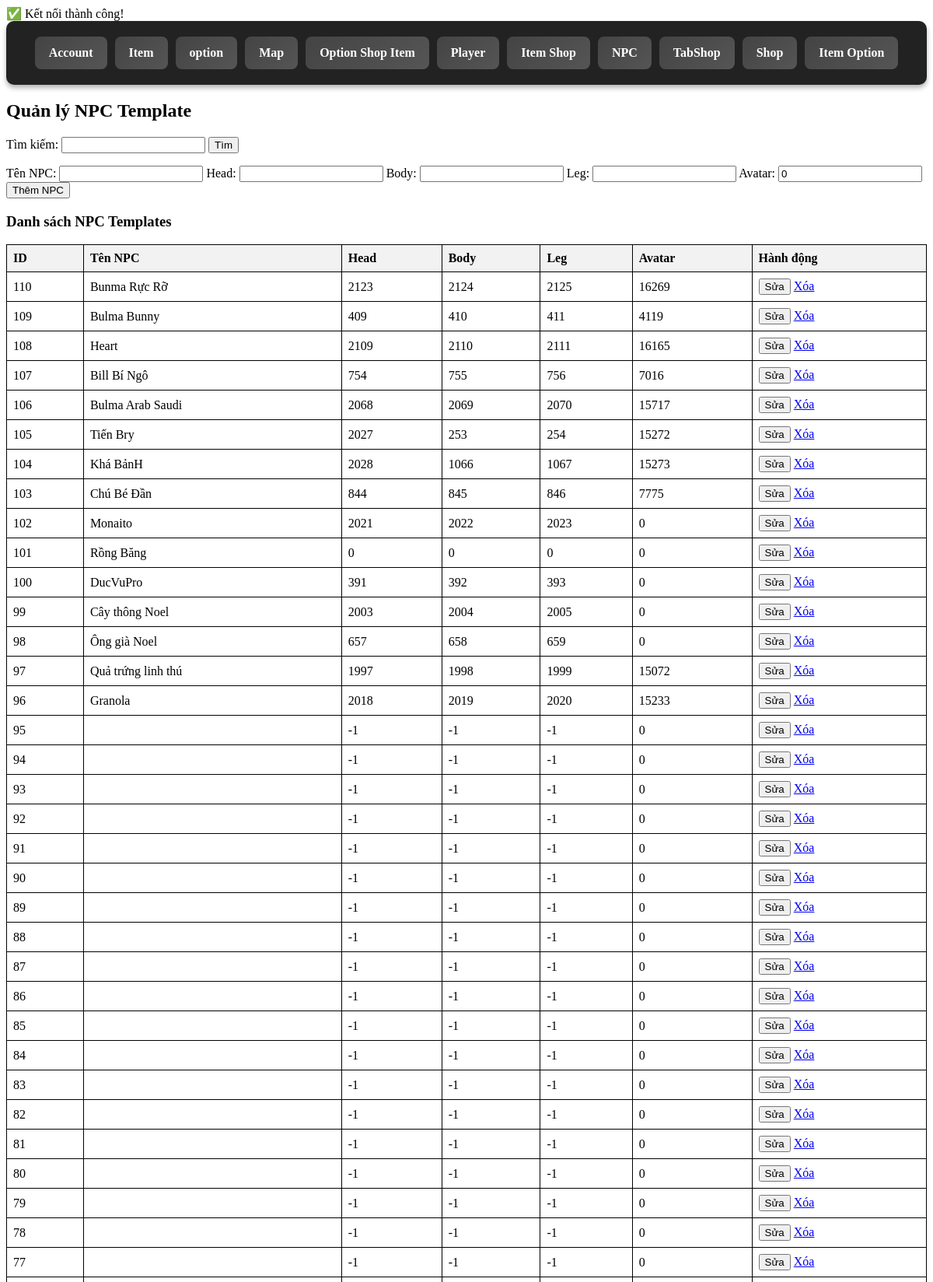
Page /vip/npc.php (upper part) on the committed database.
### tables this page shows
CREATE TABLE `npc_template` (
  `id` int(11) NOT NULL,
  `NAME` varchar(50) NOT NULL,
  `head` int(11) NOT NULL,
  `body` int(11) NOT NULL,
  `leg` int(11) NOT NULL,
  `avatar` int(11) DEFAULT 0
);

### vip/npc.php (the view, shortened to what this page needs)
<?php
require_once "db_connect.php";
include_once "menu.php";
$search = isset($_GET['search']) ? trim($_GET['search']) : '';
if ($search) {
    $stmt = $conn->prepare("SELECT * FROM npc_template WHERE id LIKE ? OR NAME LIKE ? ORDER BY id DESC");
    $stmt->execute(["%$search%", "%$search%"]);
    $npcs = $stmt->fetchAll(PDO::FETCH_ASSOC);
} else {
    $npcs = $conn->query("SELECT * FROM npc_template ORDER BY id DESC")->fetchAll(PDO::FETCH_ASSOC);
}
?>
<!DOCTYPE html>
<html lang="vi">
<head>
</head>
<body>
    <h2>Quản lý NPC Template</h2>
    <form method="GET">
        <label>Tìm kiếm: <input type="text" name="search" value="<?= isset($_GET['search']) ? htmlspecialchars($_GET['search']) : '' ?>"></label>
        <button type="submit">Tìm</button>
    </form>
    <form method="POST">
        <label>Tên NPC: <input type="text" name="name" id="name" required></label>
        <label>Head: <input type="number" name="head" id="head" required></label>
        <label>Body: <input type="number" name="body" id="body" required></label>
        <label>Leg: <input type="number" name="leg" id="leg" required></label>
        <label>Avatar: <input type="number" name="avatar" id="avatar" value="0"></label>
        <button type="submit" name="add">Thêm NPC</button>
    </form>
    <h3>Danh sách NPC Templates</h3>
    <table>
        <tr>
            <th>ID</th>
            <th>Tên NPC</th>
            <th>Head</th>
            <th>Body</th>
            <th>Leg</th>
            <th>Avatar</th>
            <th>Hành động</th>
        </tr>
        <?php foreach ($npcs as $npc): ?>
            <tr>
                <td><?= $npc['id'] ?></td>
                <td><?= $npc['NAME'] ?></td>
                <td><?= $npc['head'] ?></td>
                <td><?= $npc['body'] ?></td>
                <td><?= $npc['leg'] ?></td>
                <td><?= $npc['avatar'] ?></td>
                <td>
                    <button onclick="editNpc(<?= $npc['id'] ?>, '<?= htmlspecialchars($npc['NAME']) ?>', <?= $npc['head'] ?>, <?= $npc['body'] ?>, <?= $npc['leg'] ?>, <?= $npc['avatar'] ?>)">Sửa</button>
                    <a href="?delete=<?= $npc['id'] ?>" onclick="return confirm('Xác nhận xóa?');">Xóa</a>
                </td>
            </tr>
        <?php endforeach; ?>
    </table>
</body>
</html>

### vip/npc.php (style rules this page uses)
table { width: 100%; border-collapse: collapse; }
th, td { border: 1px solid black; padding: 8px; text-align: left; }
th { background-color: #f2f2f2; }

### rows in the picture
npc_template: id "110", NAME "Bunma Rực Rỡ", head "2123", body "2124", leg "2125", avatar "16269"
npc_template: id "109", NAME "Bulma Bunny", head "409", body "410", leg "411", avatar "4119"
npc_template: id "108", NAME "Heart", head "2109", body "2110", leg "2111", avatar "16165"
npc_template: id "107", NAME "Bill Bí Ngô", head "754", body "755", leg "756", avatar "7016"
npc_template: id "106", NAME "Bulma Arab Saudi", head "2068", body "2069", leg "2070", avatar "15717"
npc_template: id "105", NAME "Tiến Bry", head "2027", body "253", leg "254", avatar "15272"
npc_template: id "104", NAME "Khá BảnH", head "2028", body "1066", leg "1067", avatar "15273"
npc_template: id "103", NAME "Chú Bé Đần", head "844", body "845", leg "846", avatar "7775"
npc_template: id "102", NAME "Monaito", head "2021", body "2022", leg "2023", avatar "0"
npc_template: id "101", NAME "Rồng Băng", head "0", body "0", leg "0", avatar "0"
npc_template: id "100", NAME "DucVuPro", head "391", body "392", leg "393", avatar "0"
npc_template: id "99", NAME "Cây thông Noel", head "2003", body "2004", leg "2005", avatar "0"
npc_template: id "98", NAME "Ông già Noel", head "657", body "658", leg "659", avatar "0"
npc_template: id "97", NAME "Quả trứng linh thú", head "1997", body "1998", leg "1999", avatar "15072"
npc_template: id "96", NAME "Granola", head "2018", body "2019", leg "2020", avatar "15233"
npc_template: id "95", head "-1", body "-1", leg "-1", avatar "0"
npc_template: id "94", head "-1", body "-1", leg "-1", avatar "0"
npc_template: id "93", head "-1", body "-1", leg "-1", avatar "0"
npc_template: id "92", head "-1", body "-1", leg "-1", avatar "0"
npc_template: id "91", head "-1", body "-1", leg "-1", avatar "0"
npc_template: id "90", head "-1", body "-1", leg "-1", avatar "0"
npc_template: id "89", head "-1", body "-1", leg "-1", avatar "0"
npc_template: id "88", head "-1", body "-1", leg "-1", avatar "0"
npc_template: id "87", head "-1", body "-1", leg "-1", avatar "0"
npc_template: id "86", head "-1", body "-1", leg "-1", avatar "0"
npc_template: id "85", head "-1", body "-1", leg "-1", avatar "0"
npc_template: id "84", head "-1", body "-1", leg "-1", avatar "0"
npc_template: id "83", head "-1", body "-1", leg "-1", avatar "0"
npc_template: id "82", head "-1", body "-1", leg "-1", avatar "0"
npc_template: id "81", head "-1", body "-1", leg "-1", avatar "0"
npc_template: id "80", head "-1", body "-1", leg "-1", avatar "0"
npc_template: id "79", head "-1", body "-1", leg "-1", avatar "0"
npc_template: id "78", head "-1", body "-1", leg "-1", avatar "0"
npc_template: id "77", head "-1", body "-1", leg "-1", avatar "0"
